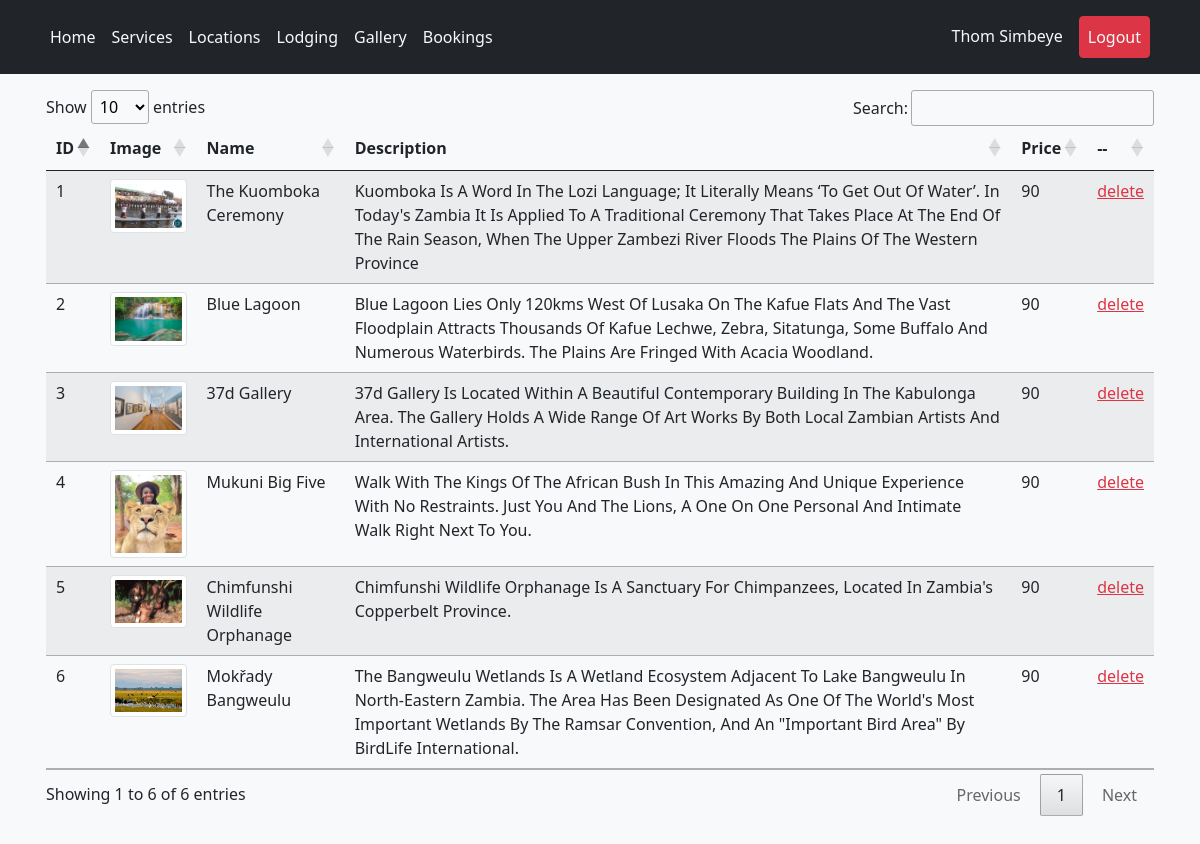
The app's page /pages/location.manage.php (signed in) with its own data.
### tables this page shows
CREATE TABLE `users` (
  `id` int(11) NOT NULL,
  `email` varchar(60) DEFAULT NULL,
  `first_name` varchar(60) DEFAULT NULL,
  `last_name` varchar(60) DEFAULT NULL,
  `phone_no` varchar(12) DEFAULT NULL,
  `password` longtext NOT NULL,
  `is_admin` tinyint(1) NOT NULL,
  `joined` datetime DEFAULT current_timestamp()
);

CREATE TABLE `locations` (
  `id` int(11) NOT NULL,
  `name` varchar(60) NOT NULL,
  `description` longtext NOT NULL,
  `image` text NOT NULL,
  `price` double NOT NULL,
  `rating` float NOT NULL,
  `user_id` int(11) NOT NULL,
  `modified` datetime NOT NULL DEFAULT current_timestamp()
);

### api/get_user.php (called while the page is built, shortened)
<?php
function get_profile($email, $db_connection){
    $sql = "SELECT * FROM users WHERE email = ?";
    if($stmt = $db_connection->prepare($sql)){
        $stmt->bind_param("s", $email);
        if($stmt->execute()){
            $result = $stmt->get_result();
            if($result->num_rows == 1){
                $row = $result->fetch_array(MYSQLI_ASSOC);
                return $row;
            }
        }
    }
}

### inc/session.php (called while the page is built, shortened)
<?php
require_once "../scripts/connect.php";
include_once "../api/get_user.php";
if (!(isset($_SESSION["loggedin"]) && $_SESSION["loggedin"] === true)) {
    header('location: login.php');
    exit();
} else {
    $user = get_profile($_SESSION['email'], $db_connection);
}
?>

### api/get_table_data.php (the view, shortened to what this page needs)
<?php
include_once "get_user.php";
function get_location_data($db_connection){
    $sql = "SELECT * FROM locations";
    if($result = $db_connection->query($sql)){
        if($result->num_rows > 0){
            while($row = $result->fetch_array()){
                echo "<tr>";
                    echo "<td>" . $row['id'] . "</td>";
                    echo "<td><img style='width:100px;' src='../" . $row['image'] . "' class='img-thumbnail' alt='" . $row['name'] . "'></td>";
                    echo "<td>" . $row['name'] . "</td>";
                    echo "<td>" . $row['description'] . "</td>";
                    echo "<td>" . $row['price'] . "</td>";
                    echo '<td><a href="../scripts/delete.location.process.php?lodge='.$row['id'].'" class="link-danger">delete</a></td>';
                echo "</tr>";
            }
        } else {
            echo "<tr>";
                echo "<td colspan='6' class='text-center'> No records found. </td>";
            echo "</tr>";
        }
    }
}

### inc/navbar.php (shortened to what this page needs)
<header class="p-3 bg-dark text-white sticky-top">
    <div class="container">
      <div class="d-flex flex-wrap align-items-center justify-content-center justify-content-lg-start">
        <ul class="nav col-12 col-lg-auto me-lg-auto mb-2 justify-content-center mb-md-0">
            <li class="nav-item"><a href="/Mwape/" class="nav-link link-light px-2">Home</a></li>
            <li class="nav-item"><a href="/Mwape/index.php#services" class="nav-link link-light px-2">Services</a></li>
            <li class="nav-item"><a href="/Mwape/pages/location.php" class="nav-link link-light px-2">Locations</a></li>
            <li class="nav-item"><a href="/Mwape/pages/lodging.php" class="nav-link link-light px-2">Lodging</a></li>
            <li class="nav-item"><a href="/Mwape/pages/gallery.php" class="nav-link link-light px-2">Gallery</a></li>
            <?php
            if (isset($_SESSION['email'])) {
                echo '<li class="nav-item"><a href="/Mwape/pages/booking.php" class="nav-link link-light px-2">Bookings</a></li>';
            }
            ?>
        </ul>
        <div class="text-end">
            <ul class="nav">
                <?php
                if (isset($_SESSION['email'])) {
                echo '<li class="nav-item"><a href="/Mwape/pages/account.php" class="nav-link link-light px-2">'.$user['first_name'].' '.$user['last_name'].'</a></li>
                <li class="nav-item"><a href="/Mwape/scripts/logout.process.php" class="nav-link link-light px-2 btn btn-danger mx-2">Logout</a></li>';
                } else {
                echo '<li class="nav-item"><a href="/Mwape/pages/login.php" class="btn btn-outline-light-me-2 nav-link link-light px-2 mx-2">Login</a></li>
                <li class="nav-item"><a href="/Mwape/pages/signup.php" class="btn btn-warning nav-link link-light px-2 mx-2">Sign up</a></li>';
                }
                ?>
            </ul>
        </div>
      </div>
    </div>
</header>

### DataTables/datatables.css (style rules this page uses)
table.dataTable tbody tr { background-color: transparent; }
table.dataTable tbody th, table.dataTable tbody td { padding: 8px 10px; }
table.dataTable th, table.dataTable td { box-sizing: content-box; }

### records on screen
users: first_name "Thom", last_name "Simbeye"
locations: id "1", image (picture), name "The Kuomboka Ceremony", description "Kuomboka Is A Word In The Lozi Language; It Literally Means ‘To Get Out Of Water’. In Today's Zambia It Is Applied To A Traditional Ceremony That Takes Place At The End Of The Rain Season, When The Upper Zambezi River Floods The Plains Of The Western Province", price "90"
locations: id "2", image (picture), name "Blue Lagoon", description "Blue Lagoon Lies Only 120kms West Of Lusaka On The Kafue Flats And The Vast Floodplain Attracts Thousands Of Kafue Lechwe, Zebra, Sitatunga, Some Buffalo And Numerous Waterbirds. The Plains Are Fringed With Acacia Woodland.", price "90"
locations: id "3", image (picture), name "37d Gallery", description "37d Gallery Is Located Within A Beautiful Contemporary Building In The Kabulonga Area. The Gallery Holds A Wide Range Of Art Works By Both Local Zambian Artists And International Artists.", price "90"
locations: id "4", image (picture), name "Mukuni Big Five", description "Walk With The Kings Of The African Bush In This Amazing And Unique Experience With No Restraints. Just You And The Lions, A One On One Personal And Intimate Walk Right Next To You.", price "90"
locations: id "5", image (picture), name "Chimfunshi Wildlife Orphanage", description "Chimfunshi Wildlife Orphanage Is A Sanctuary For Chimpanzees, Located In Zambia's Copperbelt Province.", price "90"
locations: id "6", image (picture), name "Mokřady Bangweulu", description "The Bangweulu Wetlands Is A Wetland Ecosystem Adjacent To Lake Bangweulu In North-Eastern Zambia. The Area Has Been Designated As One Of The World's Most Important Wetlands By The Ramsar Convention, And An \"Important Bird Area\" By BirdLife International.", price "90"
